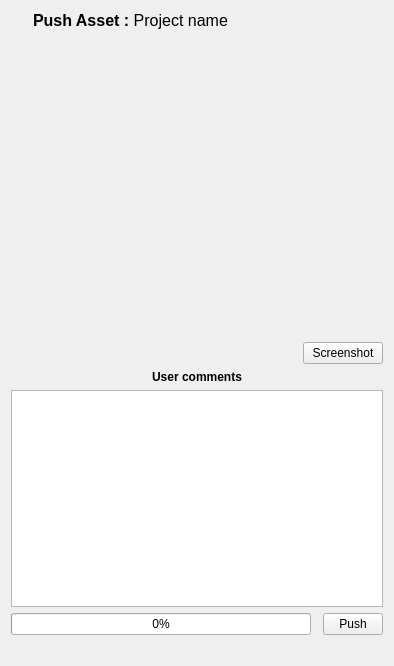
<?xml version="1.0" encoding="UTF-8"?>
<ui version="4.0">
 <class>Form</class>
 <widget class="QWidget" name="Form">
  <property name="geometry">
   <rect>
    <x>0</x>
    <y>0</y>
    <width>394</width>
    <height>666</height>
   </rect>
  </property>
  <property name="windowTitle">
   <string>Asset Push</string>
  </property>
  <layout class="QVBoxLayout" name="verticalLayout_2">
   <item>
    <layout class="QVBoxLayout" name="verticalLayout_main">
     <item>
      <layout class="QVBoxLayout" name="verticalLayout_3">
       <item>
        <layout class="QHBoxLayout" name="horizontalLayout_2">
         <item>
          <widget class="QLabel" name="label_launcher">
           <property name="minimumSize">
            <size>
             <width>16</width>
             <height>16</height>
            </size>
           </property>
           <property name="maximumSize">
            <size>
             <width>16</width>
             <height>16</height>
            </size>
           </property>
           <property name="text">
            <string/>
           </property>
          </widget>
         </item>
         <item>
          <widget class="QLabel" name="label_proj">
           <property name="text">
            <string>&lt;html&gt;&lt;head/&gt;&lt;body&gt;&lt;p&gt;&lt;span style=&quot; font-size:12pt; font-weight:600;&quot;&gt;Push Asset :&lt;/span&gt;&lt;span style=&quot; font-size:12pt;&quot;&gt; Project name&lt;/span&gt;&lt;/p&gt;&lt;/body&gt;&lt;/html&gt;</string>
           </property>
          </widget>
         </item>
        </layout>
       </item>
       <item>
        <widget class="QLabel" name="labelImage">
         <property name="minimumSize">
          <size>
           <width>300</width>
           <height>300</height>
          </size>
         </property>
         <property name="text">
          <string/>
         </property>
        </widget>
       </item>
       <item>
        <layout class="QHBoxLayout" name="horizontalLayout">
         <item>
          <spacer name="horizontalSpacer_2">
           <property name="orientation">
            <enum>Qt::Horizontal</enum>
           </property>
           <property name="sizeHint" stdset="0">
            <size>
             <width>40</width>
             <height>20</height>
            </size>
           </property>
          </spacer>
         </item>
         <item>
          <widget class="QPushButton" name="screenshotButton">
           <property name="text">
            <string>Screenshot</string>
           </property>
          </widget>
         </item>
        </layout>
       </item>
       <item>
        <widget class="QLabel" name="label_comments">
         <property name="text">
          <string>&lt;html&gt;&lt;head/&gt;&lt;body&gt;&lt;p&gt;&lt;span style=&quot; font-weight:600;&quot;&gt;User comments&lt;/span&gt;&lt;/p&gt;&lt;/body&gt;&lt;/html&gt;</string>
         </property>
         <property name="alignment">
          <set>Qt::AlignCenter</set>
         </property>
        </widget>
       </item>
       <item>
        <widget class="QPlainTextEdit" name="plainTextEdit_comments">
         <property name="minimumSize">
          <size>
           <width>300</width>
           <height>0</height>
          </size>
         </property>
        </widget>
       </item>
      </layout>
     </item>
     <item>
      <layout class="QHBoxLayout" name="horizontalLayout_bottom">
       <item>
        <widget class="QProgressBar" name="progressBar">
         <property name="minimumSize">
          <size>
           <width>300</width>
           <height>0</height>
          </size>
         </property>
         <property name="value">
          <number>0</number>
         </property>
         <property name="textVisible">
          <bool>true</bool>
         </property>
         <property name="invertedAppearance">
          <bool>false</bool>
         </property>
         <property name="textDirection">
          <enum>QProgressBar::TopToBottom</enum>
         </property>
        </widget>
       </item>
       <item>
        <spacer name="horizontalSpacer">
         <property name="orientation">
          <enum>Qt::Horizontal</enum>
         </property>
         <property name="sizeHint" stdset="0">
          <size>
           <width>40</width>
           <height>20</height>
          </size>
         </property>
        </spacer>
       </item>
       <item>
        <widget class="QPushButton" name="pushButton">
         <property name="maximumSize">
          <size>
           <width>60</width>
           <height>16777215</height>
          </size>
         </property>
         <property name="text">
          <string>Push</string>
         </property>
        </widget>
       </item>
      </layout>
     </item>
     <item>
      <widget class="QLabel" name="labelStatus">
       <property name="text">
        <string/>
       </property>
      </widget>
     </item>
    </layout>
   </item>
  </layout>
 </widget>
 <resources/>
 <connections/>
</ui>
